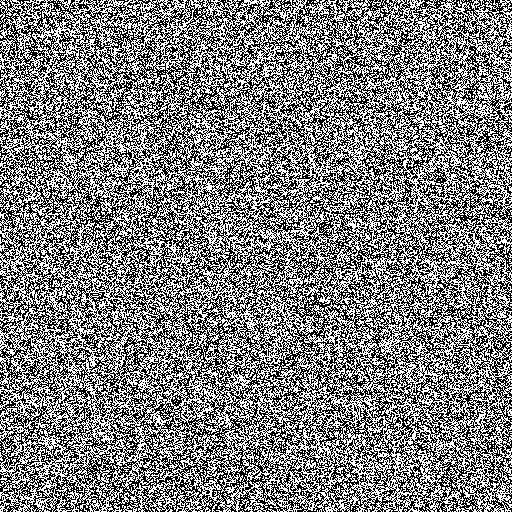
#> input picture Programming/Old memories/1.png, 512 x 512 px
$ python exploit.py
#> lines starting #> are read from the running program, lines starting #| are printed output that depends on the picture; after the words box and inside, x2 and y2 are one past the last pixel; in counts of white or black regions, pixels touching at a corner belong together
from PIL import Image

i1 = Image.open("1.png")
#> i1 is the input picture: PIL image 512x512 1; 50.1% white; black in thin lines or dots
i2 = Image.open("2.png")
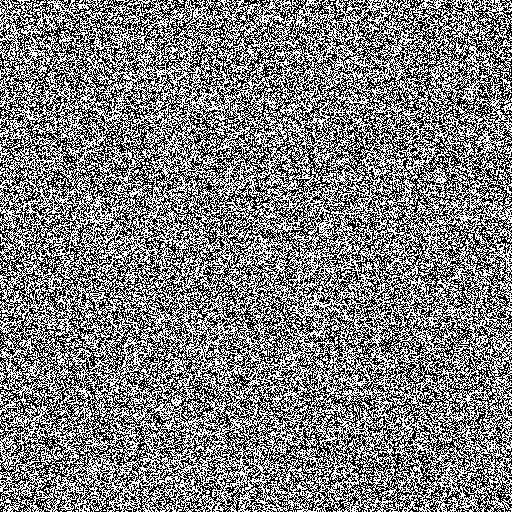
#> input picture Programming/Old memories/2.png, 512 x 512 px
#> i2 is the input picture: PIL image 512x512 1; 49.9% white in thin lines or dots

pixels = 512

pix1 = i1.load()
pix2 = i2.load()

for i in range(pixels):
	for j in range(pixels):
		if pix1[i,j] == pix2[i,j]:
			pix1[i,j] = 0
		else:
			pix1[i,j] = 255

i1.save("flag.png")
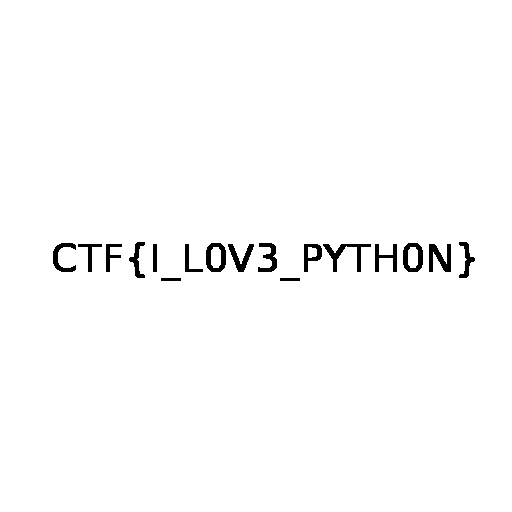
#> saved as flag.png: PIL image 512x512 1; 98.5% white; 17 black regions, largest, box (x1, y1, x2, y2) and area: (323, 244, 371, 272) 394, (429, 244, 451, 272) 367, (206, 243, 226, 272) 322
